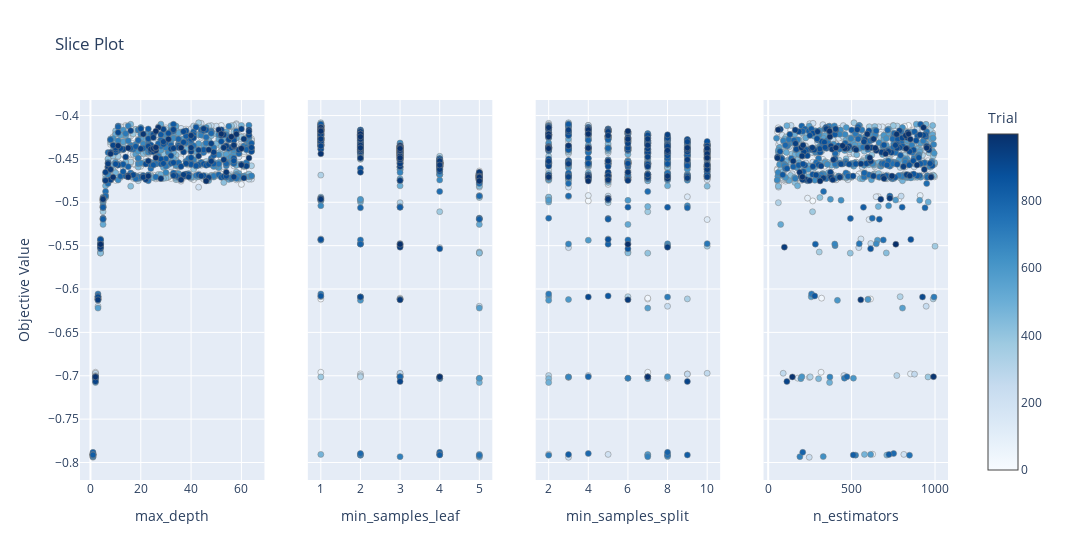

Source (notebook cell):
### Code cell
optuna.visualization.plot_slice(study_rand, params=["n_estimators", "max_depth", "min_samples_split", "min_samples_leaf"])

### Figure 1 — Plotly figure (JSON) as saved in the notebook; plotly's stock layout.template omitted (floating-point values rounded to 4 significant figures; data arrays with more than 128 entries replaced by an {"elided": "..."} marker saying what was removed)
{"data": [{"marker": {"color": {"elided": "1000 int values"}, "colorbar": {"title": {"text": "Trial"}, "x": 1, "xpad": 40}, "colorscale": [[0, "rgb(247,251,255)"], [0.125, "rgb(222,235,247)"], [0.25, "rgb(198,219,239)"], [0.375, "rgb(158,202,225)"], [0.5, "rgb(107,174,214)"], [0.625, "rgb(66,146,198)"], [0.75, "rgb(33,113,181)"], [0.875, "rgb(8,81,156)"], [1, "rgb(8,48,107)"]], "line": {"color": "Grey", "width": 0.5}, "showscale": true}, "mode": "markers", "name": "Feasible Trial", "showlegend": false, "type": "scatter", "x": {"elided": "1000 int values"}, "xaxis": "x", "y": {"elided": "1000 float values"}, "yaxis": "y"}, {"marker": {"color": {"elided": "1000 int values"}, "colorbar": {"title": {"text": "Trial"}, "x": 1, "xpad": 40}, "colorscale": [[0, "rgb(247,251,255)"], [0.125, "rgb(222,235,247)"], [0.25, "rgb(198,219,239)"], [0.375, "rgb(158,202,225)"], [0.5, "rgb(107,174,214)"], [0.625, "rgb(66,146,198)"], [0.75, "rgb(33,113,181)"], [0.875, "rgb(8,81,156)"], [1, "rgb(8,48,107)"]], "line": {"color": "Grey", "width": 0.5}, "showscale": false}, "mode": "markers", "name": "Feasible Trial", "showlegend": false, "type": "scatter", "x": {"elided": "1000 int values"}, "xaxis": "x2", "y": {"elided": "1000 float values"}, "yaxis": "y2"}, {"marker": {"color": {"elided": "1000 int values"}, "colorbar": {"title": {"text": "Trial"}, "x": 1, "xpad": 40}, "colorscale": [[0, "rgb(247,251,255)"], [0.125, "rgb(222,235,247)"], [0.25, "rgb(198,219,239)"], [0.375, "rgb(158,202,225)"], [0.5, "rgb(107,174,214)"], [0.625, "rgb(66,146,198)"], [0.75, "rgb(33,113,181)"], [0.875, "rgb(8,81,156)"], [1, "rgb(8,48,107)"]], "line": {"color": "Grey", "width": 0.5}, "showscale": false}, "mode": "markers", "name": "Feasible Trial", "showlegend": false, "type": "scatter", "x": {"elided": "1000 int values"}, "xaxis": "x3", "y": {"elided": "1000 float values"}, "yaxis": "y3"}, {"marker": {"color": {"elided": "1000 int values"}, "colorbar": {"title": {"text": "Trial"}, "x": 1, "xpad": 40}, "colorscale": [[0, "rgb(247,251,255)"], [0.125, "rgb(222,235,247)"], [0.25, "rgb(198,219,239)"], [0.375, "rgb(158,202,225)"], [0.5, "rgb(107,174,214)"], [0.625, "rgb(66,146,198)"], [0.75, "rgb(33,113,181)"], [0.875, "rgb(8,81,156)"], [1, "rgb(8,48,107)"]], "line": {"color": "Grey", "width": 0.5}, "showscale": false}, "mode": "markers", "name": "Feasible Trial", "showlegend": false, "type": "scatter", "x": {"elided": "1000 int values"}, "xaxis": "x4", "y": {"elided": "1000 float values"}, "yaxis": "y4"}], "layout": {"title": {"text": "Slice Plot"}, "width": 1200, "xaxis": {"anchor": "y", "domain": [0, 0.2125], "title": {"text": "max_depth"}}, "xaxis2": {"anchor": "y2", "domain": [0.2625, 0.475], "title": {"text": "min_samples_leaf"}}, "xaxis3": {"anchor": "y3", "domain": [0.525, 0.7375], "title": {"text": "min_samples_split"}}, "xaxis4": {"anchor": "y4", "domain": [0.7875, 1], "title": {"text": "n_estimators"}}, "yaxis": {"anchor": "x", "domain": [0, 1], "title": {"text": "Objective Value"}}, "yaxis2": {"anchor": "x2", "domain": [0, 1], "matches": "y", "showticklabels": false}, "yaxis3": {"anchor": "x3", "domain": [0, 1], "matches": "y", "showticklabels": false}, "yaxis4": {"anchor": "x4", "domain": [0, 1], "matches": "y", "showticklabels": false}}}
